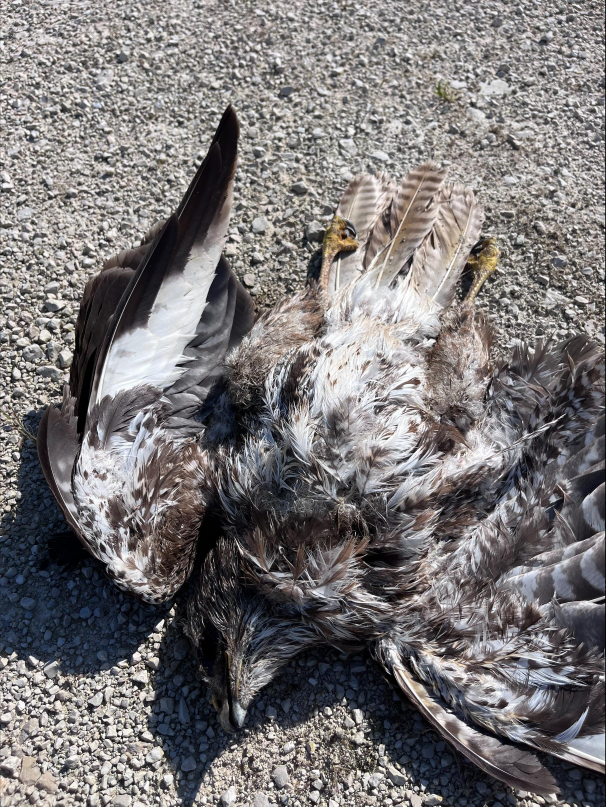
#> input picture exports/train/images/Buse-variable-sur-e-25-le-26-06-p2_jpeg.rf.3cb5058568289a03f3c2558d0fad365a.jpg, 1816 x 2420 px (shown at 1/3 size)
$ python test_split.py
#> lines starting #> are read from the running program, lines starting #| are printed output that depends on the picture
import os
import cv2
import numpy as np
from tqdm import tqdm

TILE_SIZE = 512
OVERLAP = 100
DATASET_PATH = "exports"
OUTPUT_PATH = "PIC_2_test_tiled_512_v2"

#EMPTY_LABEL = "0 0 0 0 0"  # class_id = 0 pour les tuiles sans objets

# renvoie la liste de tuples (class_id, x_center, y_center, width, height)=> normalisés
def load_yolo_labels(label_path):
    """Charge les labels normalisés."""
    if not os.path.exists(label_path):
        return []
    labels = []
    with open(label_path, "r") as f:
        for line in f.readlines():
            parts = line.strip().split()
            class_id = int(parts[0])
            x_center, y_center, width, height = map(float, parts[1:])
            labels.append((class_id, x_center, y_center, width, height))
    return labels


def save_yolo_labels(path, labels):
    """Enregistre les labels dans un fichier."""
    with open(path, "w") as f:
        for label in labels:
            f.write(" ".join(map(str, label)) + "\n")


def pad_tile(tile):
    """Pad les tuiles incomplètes pour qu'elles deviennent 512×512."""
    h, w, _ = tile.shape
    padded = np.zeros((TILE_SIZE, TILE_SIZE, 3), dtype=np.uint8)
    padded[:h, :w] = tile
    return padded


def split_image_and_labels(image_path, label_path, output_img_folder, output_lbl_folder):
#> called with output_img_folder = 'PIC_2_test_tiled_512_v2/train/images', output_lbl_folder = 'PIC_2_test_tiled_512_v2/train/labels'
    img = cv2.imread(image_path)
#> img is the input picture: shape (2420, 1816, 3); mean B, G, R 118.8, 118.1, 121.5
    if img is None:
        return

    h, w, _ = img.shape
#> h = 2420; w = 1816
    labels = load_yolo_labels(label_path)
    step = TILE_SIZE - OVERLAP

    base_name = os.path.splitext(os.path.basename(image_path))[0]

    for y in range(0, h, step):
        for x in range(0, w, step):

            # Extraire la tuile
            tile = img[y:y + TILE_SIZE, x:x + TILE_SIZE]
            tile_h, tile_w, _ = tile.shape

            # Vérifier si la tuile est "trop petite" pour être utile
            if tile_h < 0.5 * TILE_SIZE or tile_w < 0.5 * TILE_SIZE:
                continue  # Ignorer les tuiles vraiment trop petites

        # Pad seulement si tuile correcte mais bordure incomplète
            if tile_h != TILE_SIZE or tile_w != TILE_SIZE:
                tile = pad_tile(tile)

            tile_filename = f"{base_name}_{x}_{y}.jpg"
            tile_path = os.path.join(output_img_folder, tile_filename)

            new_labels = []

            # Recalcul des labels pour la tuile
            for class_id, xc, yc, w_norm, h_norm in labels:
                x_abs = xc * w
                y_abs = yc * h
                box_w = w_norm * w
                box_h = h_norm * h

                # centre dans la tuile ?
                if x <= x_abs <= x + TILE_SIZE and y <= y_abs <= y + TILE_SIZE:
                    new_xc = (x_abs - x) / TILE_SIZE
                    new_yc = (y_abs - y) / TILE_SIZE
                    new_w = box_w / TILE_SIZE
                    new_h = box_h / TILE_SIZE
                    new_labels.append((0, new_xc, new_yc, new_w, new_h))

            # Sauvegarde de la tuile
            cv2.imwrite(tile_path, tile)

            # Sauvegarde des labels
            label_filename = f"{base_name}_{x}_{y}.txt"
            out_label_path = os.path.join(output_lbl_folder, label_filename)

            if new_labels:
                save_yolo_labels(out_label_path, new_labels)
            else:
                # Label vide (classe 0)
                #with open(out_label_path, "w") as f:
                #    f.write(EMPTY_LABEL + "\n")
                open(out_label_path, "w").close()
#> this loop made 6 passes
#> pass 1, in split_image_and_labels, `cv2.imwrite(tile_path, tile)`:
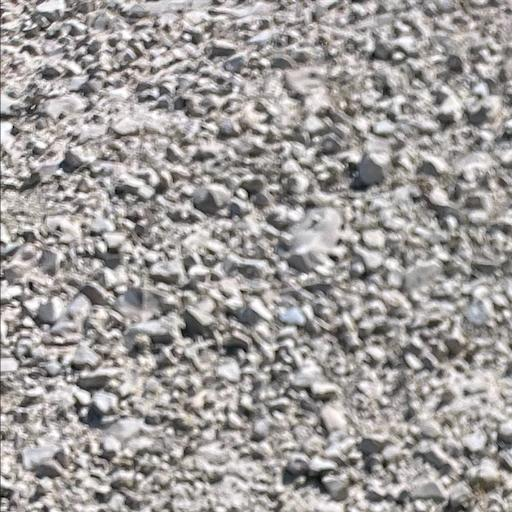
#> saved as Buse-variable-sur-e-25-le-26-06-p2_jpeg.rf.3cb5058568289a03f3c2558d0fad365a_0_0.jpg: shape (512, 512, 3); mean B, G, R 154.6, 156.4, 160.2
#> pass 1, in split_image_and_labels, `cv2.imwrite(tile_path, tile)`:
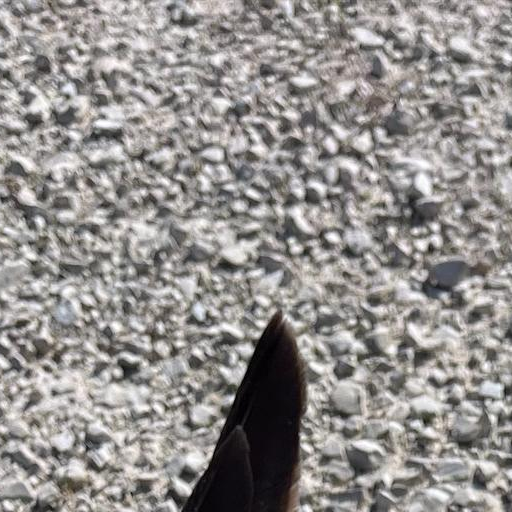
#> saved as Buse-variable-sur-e-25-le-26-06-p2_jpeg.rf.3cb5058568289a03f3c2558d0fad365a_412_0.jpg: shape (512, 512, 3); mean B, G, R 142.4, 144.6, 147.9
#> pass 1, in split_image_and_labels, `cv2.imwrite(tile_path, tile)`:
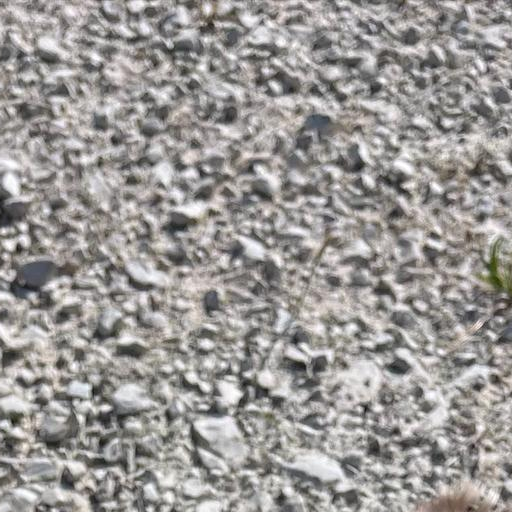
#> saved as Buse-variable-sur-e-25-le-26-06-p2_jpeg.rf.3cb5058568289a03f3c2558d0fad365a_824_0.jpg: shape (512, 512, 3); mean B, G, R 149.8, 152.1, 155
#> pass 1, in split_image_and_labels, `cv2.imwrite(tile_path, tile)`:
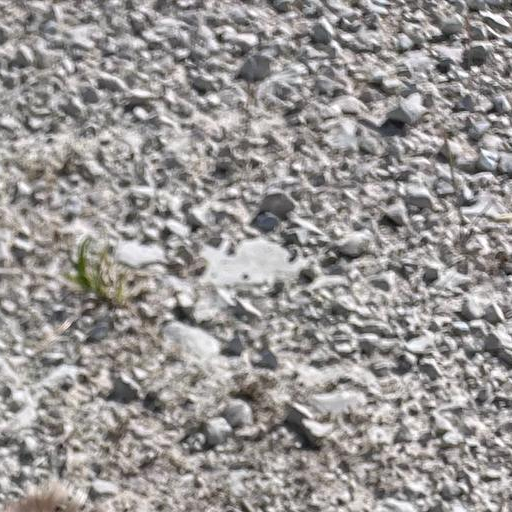
#> saved as Buse-variable-sur-e-25-le-26-06-p2_jpeg.rf.3cb5058568289a03f3c2558d0fad365a_1236_0.jpg: shape (512, 512, 3); mean B, G, R 147.6, 149.3, 152.9

for split in ["train","valid","test"]:
    image_dir = os.path.join(DATASET_PATH, split, "images")
    label_dir = os.path.join(DATASET_PATH, split, "labels")

    out_img = os.path.join(OUTPUT_PATH, split, "images")
    out_lbl = os.path.join(OUTPUT_PATH, split, "labels")

    os.makedirs(out_img, exist_ok=True)
    os.makedirs(out_lbl, exist_ok=True)

    if not os.path.exists(image_dir):
        print(f"Erreur : dossier introuvable : {image_dir}")
        continue

    image_files = [f for f in os.listdir(image_dir) if f.endswith((".jpg", ".png"))]

    for image_file in tqdm(image_files, desc=f"Tiling ({split})"):
        img_path = os.path.join(image_dir, image_file)
        lbl_path = os.path.join(label_dir, os.path.splitext(image_file)[0] + ".txt")
        split_image_and_labels(img_path, lbl_path, out_img, out_lbl)
#> pass 2 of the loop `for split in ["train","valid","test"]:`:
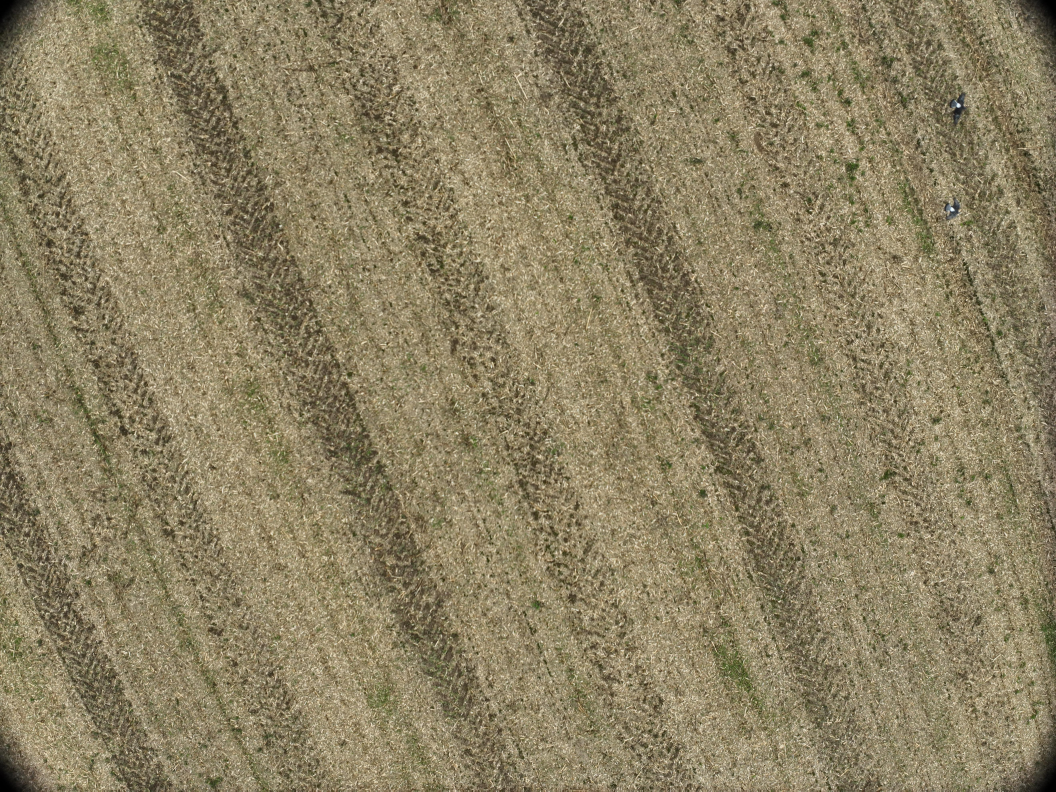
#> input picture exports/test/images/2-pigeons-bizet-sur-E27-le-12-07_JPG.rf.47bc2170a80c50f865230e3a8808c32e.jpg, 5280 x 3956 px, found by its file name (shown at 1/5 size)
#> in split_image_and_labels, img is the input picture: shape (3956, 5280, 3); mean B, G, R 98.5, 129.1, 140.4
#> the loop in split_image_and_labels (call 2), `for y in range(0, h, step):` made 10 passes
#> pass 1, in split_image_and_labels (call 2), `cv2.imwrite(tile_path, tile)`:
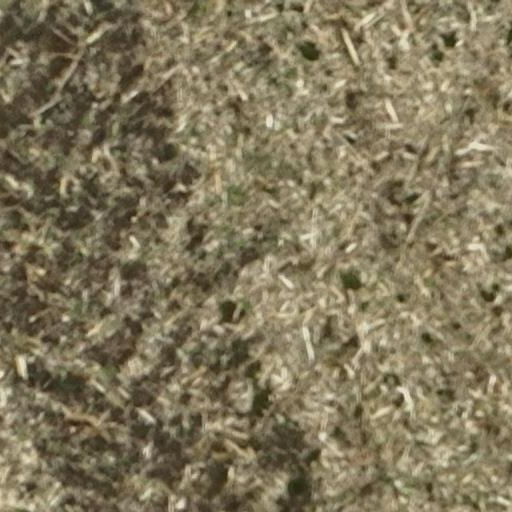
#> saved as 2-pigeons-bizet-sur-E27-le-12-07_JPG.rf.47bc2170a80c50f865230e3a8808c32e_824_0.jpg: shape (512, 512, 3); mean B, G, R 91.2, 119.2, 129.6
#> pass 1, in split_image_and_labels (call 2), `cv2.imwrite(tile_path, tile)`:
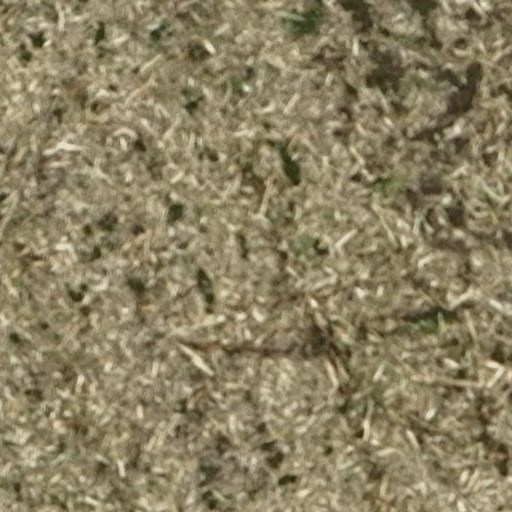
#> saved as 2-pigeons-bizet-sur-E27-le-12-07_JPG.rf.47bc2170a80c50f865230e3a8808c32e_1236_0.jpg: shape (512, 512, 3); mean B, G, R 98, 128.3, 139.5
